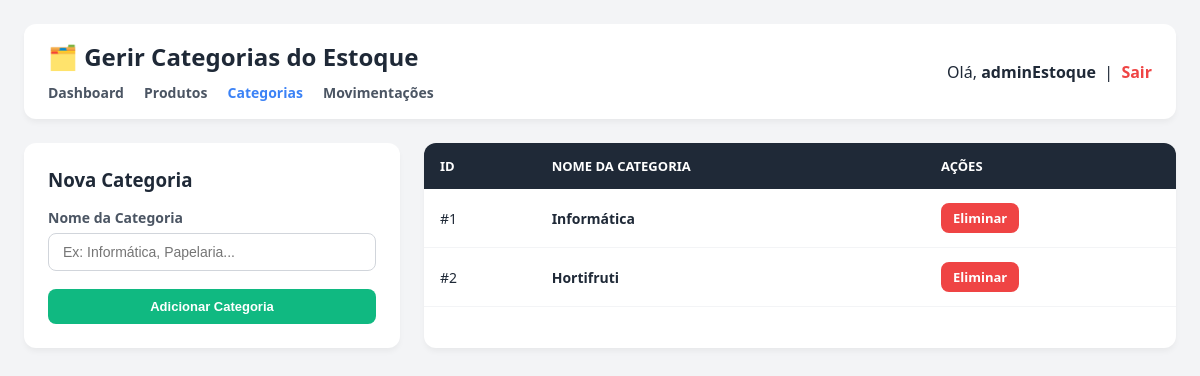
Page /estoque/categorias (signed in) on the earlier database version.
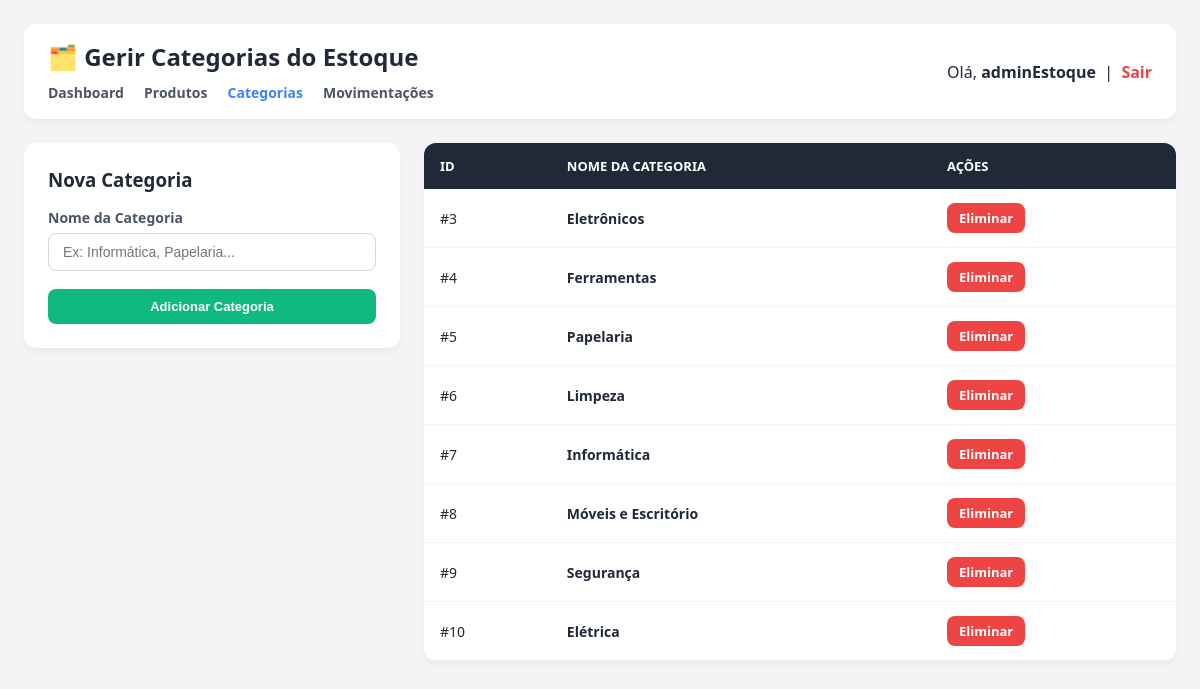
Same page on the later database version.
### estoque/models.py (models this page shows, shortened)
class Categoria(models.Model):
    nome = models.CharField(max_length=50, unique=True)

### estoque/views.py (the view)
# urls.py: path('categorias', views.gerenciar_categorias, name='gerenciar_categorias'),
@login_required
def gerenciar_categorias(request):
    if request.method == 'POST':
        nome = request.POST.get('nome')
        if nome:
            Categoria.objects.create(nome=nome)
        return redirect('/estoque/categorias')
    categorias = Categoria.objects.all()
    return render(request, 'gerenciarCategorias.html', {'categorias': categorias})

### estoque/templates/gerenciarCategorias.html (shortened to what this page needs)
<!DOCTYPE html>
<html lang="pt-br">
<head>
</head>
<body>
<div class="topo">
    <div>
        <h1>🗂️ Gerir Categorias do Estoque</h1>
        <div class="nav">
            <a href="/estoque/dashboard">Dashboard</a>
            <a href="/estoque/listar">Produtos</a>
            <a href="/estoque/categorias" style="color: var(--primary);">Categorias</a>
            <a href="/estoque/movimentacoes">Movimentações</a>
        </div>
    </div>
    <div>
        <span>Olá, <strong>{{ request.user.username }}</strong> &nbsp;|&nbsp;</span>
        <a href="/logout" class="logout">Sair</a>
    </div>
</div>
<div class="layout-grid">
    <div class="card-form">
        <h3>Nova Categoria</h3>
        <form method="POST" action="/estoque/categorias">
            <label>Nome da Categoria</label>
            <input type="text" name="nome" placeholder="Ex: Informática, Papelaria..." required>
            <button type="submit" class="btn btn-success">Adicionar Categoria</button>
        </form>
    </div>
    <div class="table-container">
        <table>
            <thead>
                <tr>
                    <th>ID</th>
                    <th>Nome da Categoria</th>
                    <th>Ações</th>
                </tr>
            </thead>
            <tbody>
                {% for cat in categorias %}
                <tr>
                    <td>#{{ cat.id }}</td>
                    <td><strong>{{ cat.nome }}</strong></td>
                    <td>
                        <a href="/estoque/categorias/excluir/{{ cat.id }}" class="btn btn-danger" onclick="return confirm('Eliminar esta categoria? Os produtos vinculados perderão a categoria.')">Eliminar</a>
                    </td>
                </tr>
                {% empty %}
                <tr><td colspan="3" style="text-align:center; color: var(--text-muted); padding: 30px;">Nenhuma categoria adicionada até ao momento.</td></tr>
                {% endfor %}
            </tbody>
        </table>
    </div>
</div>
</body>
</html>

### estoque/templates/gerenciarCategorias.html (style rules this page uses)
:root { --bg-primary: #f3f4f6; --surface: #ffffff; --text-main: #1f2937; --text-muted: #4b5563; --primary: #3b82f6; --success: #10b981; --danger: #ef4444; }
body { font-family: 'Segoe UI', Roboto, sans-serif; margin: 0; padding: 24px; background: var(--bg-primary); color: var(--text-main); }
.topo { display: flex; justify-content: space-between; align-items: center; margin-bottom: 24px; background: var(--surface); padding: 16px 24px; border-radius: 12px; box-shadow: 0 4px 6px -1px rgba(0,0,0,0.05); }
h1 { font-size: 24px; margin: 0 0 8px 0; }
.nav a { margin-right: 16px; text-decoration: none; color: var(--text-muted); font-weight: 600; font-size: 14px; transition: color 0.2s; }
.layout-grid { display: grid; grid-template-columns: 1fr 2fr; gap: 24px; animation: fadeInUp 0.4s ease; }
.card-form { background: var(--surface); padding: 24px; border-radius: 12px; box-shadow: 0 4px 6px -1px rgba(0,0,0,0.05); height: fit-content; }
.card-form h3 { margin-top: 0; margin-bottom: 16px; }
label { display: block; margin-bottom: 6px; font-weight: 600; color: var(--text-muted); font-size: 14px; }
input { width: 100%; padding: 10px 14px; box-sizing: border-box; margin-bottom: 18px; border: 1px solid #d1d5db; border-radius: 8px; font-size: 14px; outline: none; transition: all 0.2s; }
.btn { padding: 10px 16px; color: white; border-radius: 8px; text-decoration: none; font-size: 13px; font-weight: 600; border: none; cursor: pointer; transition: all 0.2s; width: 100%; text-align: center; box-sizing: border-box; display: block; }
.btn-success { background: var(--success); }
.btn-danger { background: var(--danger); padding: 6px 12px; width: auto; display: inline-block; }
.table-container { background: var(--surface); border-radius: 12px; box-shadow: 0 4px 6px -1px rgba(0,0,0,0.05); overflow: hidden; }
table { width: 100%; border-collapse: collapse; text-align: left; }
th { background: #1f2937; color: #ffffff; padding: 14px 16px; font-size: 13px; font-weight: 600; text-transform: uppercase; }
td { padding: 14px 16px; border-bottom: 1px solid #f3f4f6; font-size: 14px; }
.logout { color: var(--danger); text-decoration: none; font-weight: 600; }

Differences in the rows shown:
removed Categoria: id "1", nome "Informática"
removed Categoria: id "2", nome "Hortifruti"
added Categoria: id "3", nome "Eletrônicos"
added Categoria: id "4", nome "Ferramentas"
added Categoria: id "5", nome "Papelaria"
added Categoria: id "6", nome "Limpeza"
added Categoria: id "7", nome "Informática"
added Categoria: id "8", nome "Móveis e Escritório"
added Categoria: id "9", nome "Segurança"
added Categoria: id "10", nome "Elétrica"
